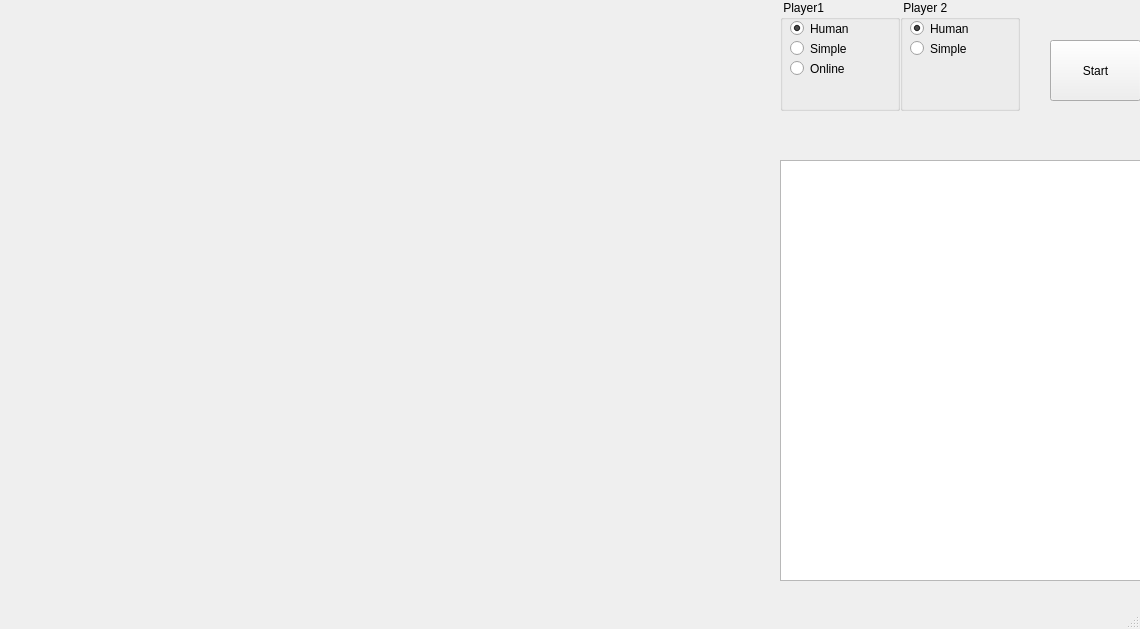
<?xml version="1.0" encoding="UTF-8"?>
<ui version="4.0">
 <class>MainWindow</class>
 <widget class="QMainWindow" name="MainWindow">
  <property name="enabled">
   <bool>true</bool>
  </property>
  <property name="geometry">
   <rect>
    <x>0</x>
    <y>0</y>
    <width>1140</width>
    <height>629</height>
   </rect>
  </property>
  <property name="windowTitle">
   <string>MainWindow</string>
  </property>
  <widget class="QWidget" name="centralwidget">
   <widget class="QPlainTextEdit" name="plainTextEdit">
    <property name="enabled">
     <bool>true</bool>
    </property>
    <property name="geometry">
     <rect>
      <x>780</x>
      <y>160</y>
      <width>361</width>
      <height>421</height>
     </rect>
    </property>
    <property name="undoRedoEnabled">
     <bool>false</bool>
    </property>
    <property name="readOnly">
     <bool>true</bool>
    </property>
   </widget>
   <widget class="QPushButton" name="pushButton">
    <property name="geometry">
     <rect>
      <x>1050</x>
      <y>40</y>
      <width>91</width>
      <height>61</height>
     </rect>
    </property>
    <property name="text">
     <string>Start</string>
    </property>
   </widget>
   <widget class="QGroupBox" name="groupBoxP1">
    <property name="geometry">
     <rect>
      <x>780</x>
      <y>0</y>
      <width>120</width>
      <height>111</height>
     </rect>
    </property>
    <property name="title">
     <string> Player1 </string>
    </property>
    <widget class="QRadioButton" name="radioHuman">
     <property name="geometry">
      <rect>
       <x>10</x>
       <y>20</y>
       <width>82</width>
       <height>17</height>
      </rect>
     </property>
     <property name="text">
      <string>Human</string>
     </property>
     <property name="checked">
      <bool>true</bool>
     </property>
    </widget>
    <widget class="QRadioButton" name="radioSimple">
     <property name="geometry">
      <rect>
       <x>10</x>
       <y>40</y>
       <width>82</width>
       <height>17</height>
      </rect>
     </property>
     <property name="text">
      <string>Simple</string>
     </property>
    </widget>
    <widget class="QRadioButton" name="radioSimple_3">
     <property name="geometry">
      <rect>
       <x>10</x>
       <y>60</y>
       <width>82</width>
       <height>17</height>
      </rect>
     </property>
     <property name="text">
      <string>Online</string>
     </property>
    </widget>
   </widget>
   <widget class="QGroupBox" name="groupBoxP2">
    <property name="geometry">
     <rect>
      <x>900</x>
      <y>0</y>
      <width>120</width>
      <height>111</height>
     </rect>
    </property>
    <property name="title">
     <string> Player 2 </string>
    </property>
    <widget class="QRadioButton" name="radioHuman_2">
     <property name="geometry">
      <rect>
       <x>10</x>
       <y>20</y>
       <width>82</width>
       <height>17</height>
      </rect>
     </property>
     <property name="text">
      <string>Human</string>
     </property>
     <property name="checked">
      <bool>true</bool>
     </property>
    </widget>
    <widget class="QRadioButton" name="radioSimple_2">
     <property name="geometry">
      <rect>
       <x>10</x>
       <y>40</y>
       <width>82</width>
       <height>17</height>
      </rect>
     </property>
     <property name="text">
      <string>Simple</string>
     </property>
    </widget>
   </widget>
  </widget>
  <widget class="QMenuBar" name="menubar">
   <property name="geometry">
    <rect>
     <x>0</x>
     <y>0</y>
     <width>1140</width>
     <height>21</height>
    </rect>
   </property>
  </widget>
  <widget class="QStatusBar" name="statusbar"/>
 </widget>
 <resources/>
 <connections/>
</ui>
